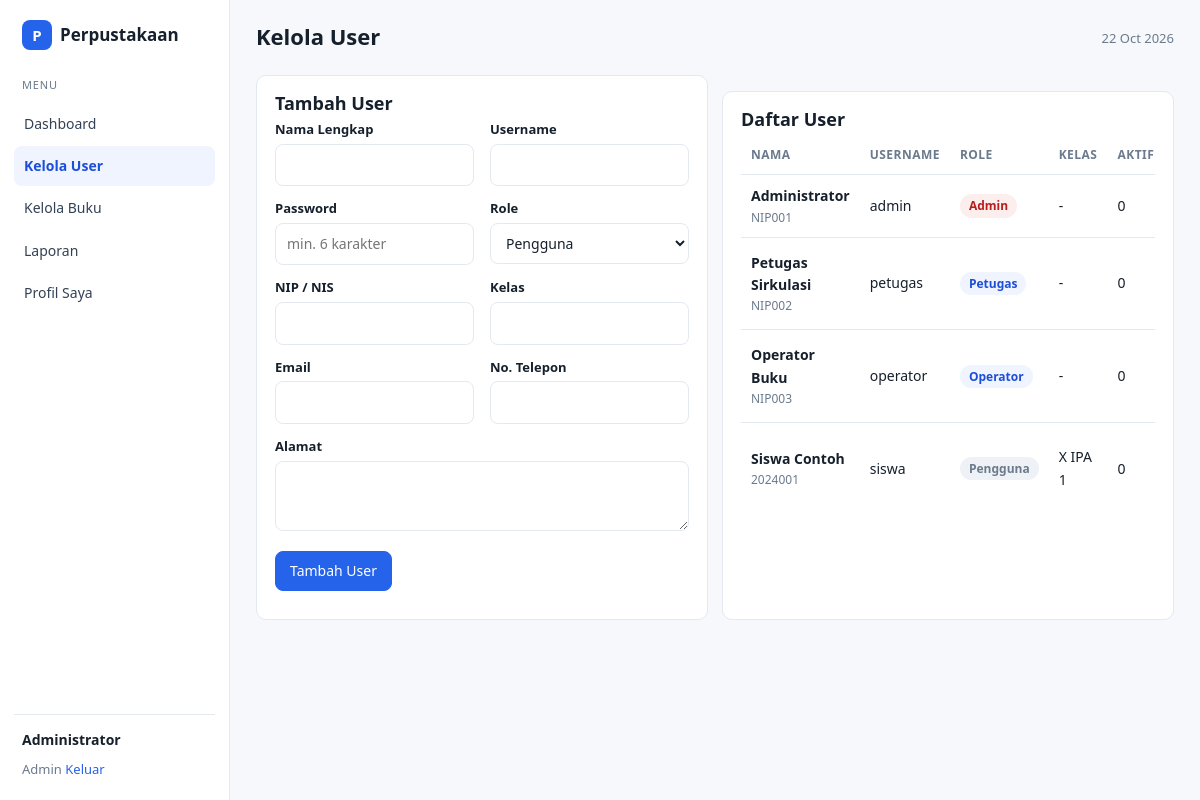
/users.php (signed in), run on the app's committed database.
### tables this page shows
CREATE TABLE users (
  id INT AUTO_INCREMENT PRIMARY KEY,
  nama VARCHAR(100) NOT NULL,
  username VARCHAR(50) NOT NULL UNIQUE,
  password VARCHAR(100) NOT NULL,
  role ENUM('admin','petugas','operator','pengguna') NOT NULL DEFAULT 'pengguna',
  identitas VARCHAR(30) DEFAULT NULL,
  kelas VARCHAR(30) DEFAULT NULL,
  email VARCHAR(100) DEFAULT NULL,
  no_telp VARCHAR(20) DEFAULT NULL,
  alamat TEXT DEFAULT NULL,
  dibuat TIMESTAMP DEFAULT CURRENT_TIMESTAMP
);

### config/functions.php (called while the page is built, shortened)
<?php
require_once __DIR__ . '/db.php';
function e($s): string
{
    return htmlspecialchars((string) $s, ENT_QUOTES, 'UTF-8');
}
function user(): ?array
{
    global $pdo;
    $st = $pdo->prepare('SELECT * FROM users WHERE id = ?');
    $st->execute([$_SESSION['uid']]);
    return $st->fetch() ?: null;
}
function auth(array $roles = []): array
{
    $u = user();
    return $u;
}

### users.php (the view, shortened to what this page needs)
<?php
require __DIR__ . '/config/functions.php';
$title = 'Kelola User';
$role = ['admin', 'petugas', 'operator', 'pengguna'];
$edit = null;
$users = $pdo->query('SELECT u.*, (SELECT COUNT(*) FROM peminjaman p WHERE p.user_id=u.id AND p.status IN (\'menunggu\',\'dipinjam\')) AS aktif
                      FROM users u ORDER BY FIELD(u.role,"admin","petugas","operator","pengguna"), u.nama')->fetchAll();
require __DIR__ . '/includes/header.php';
?>
<div class="grid grid-2">
    <div class="card">
        <h2><?= $edit ? 'Edit User' : 'Tambah User' ?></h2>
        <form method="post" autocomplete="off">
            <div class="form-grid">
                <div>
                    <label for="nama">Nama Lengkap</label>
                    <input id="nama" name="nama" value="<?= e($edit['nama'] ?? '') ?>" required>
                </div>
                <div>
                    <label for="username">Username</label>
                    <input id="username" name="username" value="<?= e($edit['username'] ?? '') ?>" required>
                </div>
                <div>
                    <label for="password">Password</label>
                    <input id="password" name="password" type="password" placeholder="<?= $edit ? 'kosongkan bila tidak diganti' : 'min. 6 karakter' ?>" <?= $edit ? '' : 'required' ?>>
                </div>
                <div>
                    <label for="role">Role</label>
                    <select id="role" name="role">
                        <?php foreach ($role as $r): ?>
                            <option value="<?= $r ?>" <?= ($edit['role'] ?? 'pengguna') === $r ? 'selected' : '' ?>><?= ucfirst($r) ?></option>
                        <?php endforeach; ?>
                    </select>
                </div>
                <div>
                    <label for="identitas">NIP / NIS</label>
                    <input id="identitas" name="identitas" value="<?= e($edit['identitas'] ?? '') ?>">
                </div>
                <div>
                    <label for="kelas">Kelas</label>
                    <input id="kelas" name="kelas" value="<?= e($edit['kelas'] ?? '') ?>">
                </div>
                <div>
                    <label for="email">Email</label>
                    <input id="email" name="email" type="email" value="<?= e($edit['email'] ?? '') ?>">
                </div>
                <div>
                    <label for="no_telp">No. Telepon</label>
                    <input id="no_telp" name="no_telp" value="<?= e($edit['no_telp'] ?? '') ?>">
                </div>
                <div class="full">
                    <label for="alamat">Alamat</label>
                    <textarea id="alamat" name="alamat"><?= e($edit['alamat'] ?? '') ?></textarea>
                </div>
            </div>
            <p style="margin-top:14px">
                <button class="btn btn-primary" type="submit"><?= $edit ? 'Simpan Perubahan' : 'Tambah User' ?></button>
            </p>
        </form>
    </div>
    <div class="card">
        <h2>Daftar User</h2>
        <div class="table-wrap">
            <table>
                <thead>
                    <tr>
                        <th>Nama</th>
                        <th>Username</th>
                        <th>Role</th>
                        <th>Kelas</th>
                        <th>Aktif</th>
                    </tr>
                </thead>
                <tbody>
                    <?php foreach ($users as $r): ?>
                        <tr>
                            <td><strong><?= e($r['nama']) ?></strong>
                                <div class="muted" style="font-size:12px"><?= e($r['identitas'] ?: $r['email']) ?></div>
                            </td>
                            <td><?= e($r['username']) ?></td>
                            <td><span class="badge <?= $r['role'] === 'admin' ? 'red' : ($r['role'] === 'pengguna' ? 'grey' : 'blue') ?>"><?= e(ucfirst($r['role'])) ?></span></td>
                            <td><?= e($r['kelas'] ?? '-') ?></td>
                            <td><?= (int) $r['aktif'] ?></td>
                        </tr>
                    <?php endforeach; ?>
                </tbody>
            </table>
        </div>
    </div>
</div>
<?php require __DIR__ . '/includes/footer.php'; ?>

### includes/header.php (shortened to what this page needs)
<?php
require_once __DIR__ . '/../config/functions.php';
$u = auth();
$current = basename($_SERVER['PHP_SELF']);
$menu = ['dashboard.php' => 'Dashboard'];
if ($u['role'] === 'pengguna') {
    $menu += ['katalog.php' => 'Katalog Buku', 'pinjaman_saya.php' => 'Pinjaman Saya'];
} elseif ($u['role'] === 'petugas') {
    $menu += ['sirkulasi.php' => 'Sirkulasi'];
} elseif ($u['role'] === 'operator') {
    $menu += ['buku.php' => 'Kelola Buku'];
} elseif ($u['role'] === 'admin') {
    $menu += ['users.php' => 'Kelola User', 'buku.php' => 'Kelola Buku', 'laporan.php' => 'Laporan'];
}
$menu['profil.php'] = 'Profil Saya';
?>
<!doctype html>
<html lang="id">
<head>
<link rel="stylesheet" href="assets/style.css">
</head>
<body>
<div class="layout">
    <aside class="sidebar">
        <a class="brand" href="dashboard.php"><span class="brand-mark">P</span> Perpustakaan</a>
        <nav class="nav">
            <span class="nav-label">Menu</span>
            <?php foreach ($menu as $href => $label): ?>
                <a href="<?= e($href) ?>" class="<?= $current === $href ? 'active' : '' ?>"><?= e($label) ?></a>
            <?php endforeach; ?>
        </nav>
        <div class="side-foot">
            <strong><?= e($u['nama']) ?></strong>
            <span class="role"><?= e($u['role']) ?></span>
            <a href="logout.php">Keluar</a>
        </div>
    </aside>
    <main class="main">
        <div class="topbar">
            <h1><?= e($title ?? 'Dashboard') ?></h1>
            <span class="who"><?= e(date('d M Y')) ?></span>
        </div>

### assets/style.css (style rules this page uses)
:root { --bg: #f6f8fb; --surface: #ffffff; --line: #e4e9f0; --text: #16202c; --muted: #6b7a8c; --blue: #2563eb; --blue-dark: #1d4ed8; --blue-soft: #eff4ff; --green: #15803d; --green-soft: #eaf7ef; --gold: #a16207; --gold-soft: #fdf6e3; --red: #b91c1c; --red-soft: #fdeeee; --grey-soft: #eef1f5; --radius: 10px; }
* { box-sizing: border-box; }
body { margin: 0; background: var(--bg); color: var(--text); font: 15px/1.6 system-ui, -apple-system, "Segoe UI", Roboto, Arial, sans-serif; }
a { color: var(--blue); text-decoration: none; }
h1, h2, h3 { line-height: 1.3; margin: 0 0 4px; }
h1 { font-size: 22px; }
h2 { font-size: 18px; }
p { margin: 0 0 12px; }
.layout { display: flex; min-height: 100vh; }
.sidebar { width: 230px; flex: 0 0 230px; background: var(--surface); border-right: 1px solid var(--line); padding: 20px 14px; position: sticky; top: 0; height: 100vh; display: flex; flex-direction: column; gap: 18px; }
.brand { font-weight: 700; font-size: 17px; color: var(--text); padding: 0 8px; display: flex; align-items: center; gap: 8px; }
.brand-mark { width: 30px; height: 30px; border-radius: 8px; background: var(--blue); color: #fff; display: grid; place-items: center; font-size: 15px; }
.nav { display: flex; flex-direction: column; gap: 2px; }
.nav-label { font-size: 11px; text-transform: uppercase; letter-spacing: .08em; color: var(--muted); padding: 8px; }
.nav a { padding: 9px 10px; border-radius: 8px; color: #334155; font-size: 14px; }
.nav a.active { background: var(--blue-soft); color: var(--blue-dark); font-weight: 600; }
.side-foot { margin-top: auto; border-top: 1px solid var(--line); padding: 14px 8px 0; font-size: 13px; color: var(--muted); }
.side-foot strong { display: block; color: var(--text); font-size: 14px; }
.side-foot .role { text-transform: capitalize; }
.side-foot a { display: inline-block; margin-top: 8px; font-size: 13px; }
.main { flex: 1; min-width: 0; padding: 22px 26px 40px; }
.topbar { display: flex; justify-content: space-between; align-items: center; gap: 16px; margin-bottom: 20px; }
.topbar .who { color: var(--muted); font-size: 13px; }
.grid { display: grid; gap: 14px; }
.grid-2 { grid-template-columns: repeat(2, minmax(0, 1fr)); }
.card { background: var(--surface); border: 1px solid var(--line); border-radius: var(--radius); padding: 16px 18px; }
.card + .card { margin-top: 16px; }
.table-wrap { overflow-x: auto; }
table { width: 100%; border-collapse: collapse; font-size: 14px; }
th, td { text-align: left; padding: 10px 10px; border-bottom: 1px solid var(--line); vertical-align: middle; }
th { color: var(--muted); font-weight: 600; font-size: 12px; text-transform: uppercase; letter-spacing: .04em; }
tbody tr:last-child td { border-bottom: 0; }
.muted { color: var(--muted); }
.form-grid { display: grid; grid-template-columns: repeat(2, minmax(0, 1fr)); gap: 12px 16px; }
.form-grid .full { grid-column: 1 / -1; }
label { display: block; font-size: 13px; font-weight: 600; margin-bottom: 4px; }
input, select, textarea { width: 100%; padding: 9px 11px; border: 1px solid var(--line); border-radius: 8px; background: #fff; color: var(--text); font: inherit; font-size: 14px; }
textarea { resize: vertical; min-height: 70px; }
.btn { display: inline-block; padding: 8px 14px; border: 1px solid var(--line); border-radius: 8px; background: #fff; color: var(--text); font: inherit; font-size: 14px; cursor: pointer; white-space: nowrap; }
.btn-primary { background: var(--blue); border-color: var(--blue); color: #fff; }
.badge { display: inline-block; padding: 2px 9px; border-radius: 999px; font-size: 12px; font-weight: 600; }
.badge.blue { background: var(--blue-soft); color: var(--blue-dark); }
.badge.red { background: var(--red-soft); color: var(--red); }
.badge.grey { background: var(--grey-soft); color: var(--muted); }

### data on the page
users: nama "Administrator", role "Admin", identitas "NIP001", username "admin", kelas "-", aktif "0"
users: nama "Petugas Sirkulasi", identitas "NIP002", username "petugas", role "Petugas", kelas "-", aktif "0"
users: nama "Operator Buku", identitas "NIP003", username "operator", role "Operator", kelas "-", aktif "0"
users: nama "Siswa Contoh", identitas "2024001", username "siswa", role "Pengguna", kelas "X IPA 1", aktif "0"

### other printed values
$label "Dashboard"
$label "Kelola User"
$label "Kelola Buku"
$label "Laporan"
$label "Profil Saya"
$title "Kelola User"
form field role "Pengguna"
